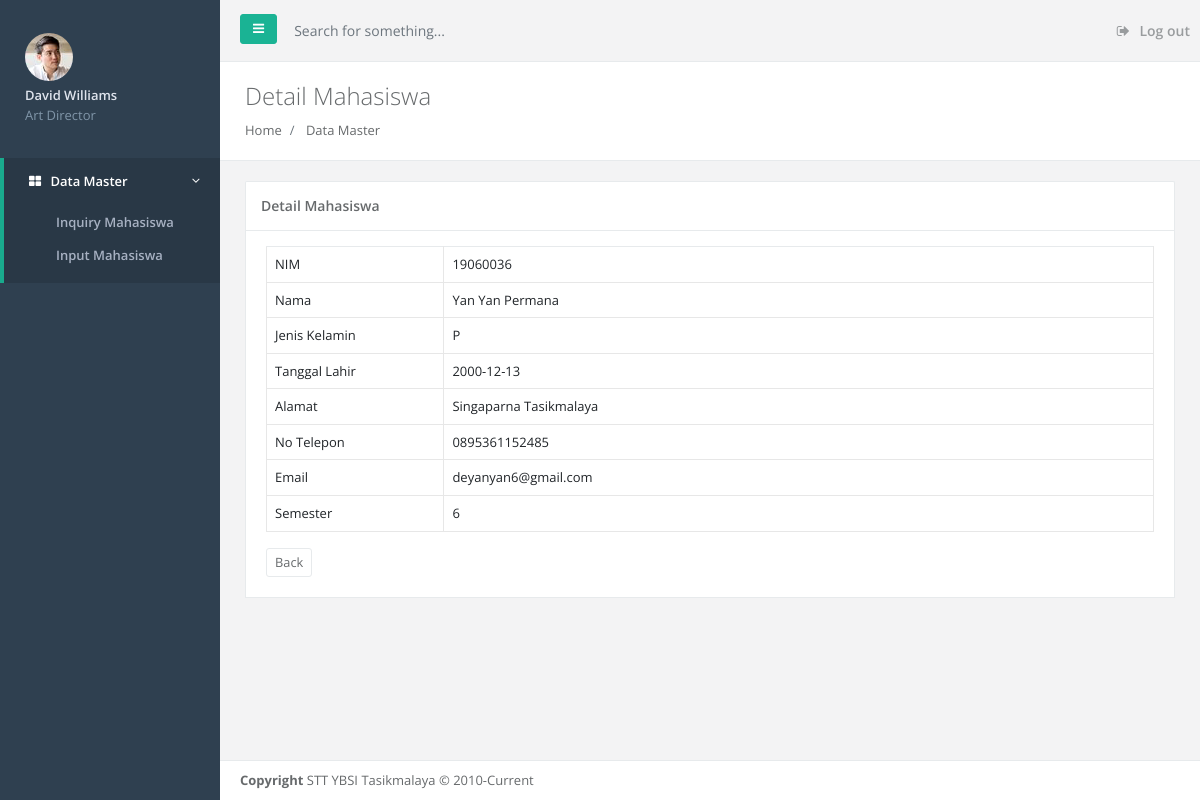
/detail_mahasiswa.php?action_menu=DETAIL&id=1, run on the app's committed database.
### tables this page shows
CREATE TABLE `master_mahasiswa` (
  `id` int(11) NOT NULL,
  `nim` varchar(10) NOT NULL,
  `nama` varchar(100) NOT NULL,
  `jenis_kelamin` varchar(5) NOT NULL,
  `tanggal_lahir` date NOT NULL,
  `alamat` varchar(100) NOT NULL,
  `no_tlp` varchar(20) NOT NULL,
  `email` varchar(50) NOT NULL,
  `semester` int(11) NOT NULL
);

### detail_mahasiswa.php (the view)
<?php include './layout/header.php'; ?>
<?php
include 'mysql_connect.php';
$id = $_GET['id'];
$select_query = "select * from master_mahasiswa where id = $id";
$result = mysqli_query($conn, $select_query);
$row = mysqli_fetch_array($result);
?>
</div>
<div class="row wrapper border-bottom white-bg page-heading">
	<div class="col-lg-10">
		<h2>Detail Mahasiswa</h2>
		<ol class="breadcrumb">
			<li class="breadcrumb-item">
				<a href="index.html">Home</a>
			</li>
			<li class="breadcrumb-item">
				<a>Data Master</a>
			</li>
		</ol>
	</div>
</div>
<div class="wrapper wrapper-content animated fadeInRight">
	<div class="row">
		<div class="col-lg-12">
			<div class="ibox ">
				<div class="ibox-title">
					<h5>Detail Mahasiswa</h5>
				</div>
				<div class="ibox-content">
					<div class="table-responsive">
						<table class="table table-bordered table-hover dataTables-example">
							<tr>
								<td style="width: 20%;">NIM</td>
								<td><?= $row['nim'] ?></td>
							</tr>
							<tr>
								<td style="width: 20%;">Nama</td>
								<td><?= $row['nama'] ?></td>
							</tr>
							<tr>
								<td style="width: 20%;">Jenis Kelamin</td>
								<td><?= $row['jenis_kelamin'] ?></td>
							</tr>
							<tr>
								<td style="width: 20%;">Tanggal Lahir</td>
								<td><?= $row['tanggal_lahir'] ?></td>
							</tr>
							<tr>
								<td style="width: 20%;">Alamat</td>
								<td><?= $row['alamat'] ?></td>
							</tr>
							<tr>
								<td style="width: 20%;">No Telepon</td>
								<td><?= $row['no_tlp'] ?></td>
							</tr>
							<tr>
								<td style="width: 20%;">Email</td>
								<td><?= $row['email'] ?></td>
							</tr>
							<tr>
								<td style="width: 20%;">Semester</td>
								<td><?= $row['semester'] ?></td>
							</tr>
						</table>
					</div>
					<a href="list_mahasiswa.php" class="btn btn-white btn-sm" type="submit">Back</a>
				</div>
			</div>
		</div>
	</div>
</div>
<?php include './layout/footer.php'; ?>

### data on the page
master_mahasiswa: nim "19060036", nama "Yan Yan Permana", jenis_kelamin "P", tanggal_lahir "2000-12-13", alamat "Singaparna Tasikmalaya", no_tlp "0895361152485", email "deyanyan6@gmail.com", semester "6"
